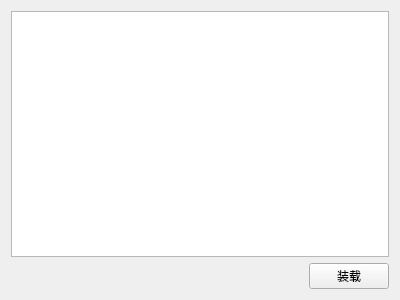
<?xml version="1.0" encoding="UTF-8"?>
<ui version="4.0">
 <class>XYLoadDataWidget</class>
 <widget class="QWidget" name="XYLoadDataWidget">
  <property name="geometry">
   <rect>
    <x>0</x>
    <y>0</y>
    <width>400</width>
    <height>300</height>
   </rect>
  </property>
  <property name="windowTitle">
   <string>装载</string>
  </property>
  <layout class="QGridLayout" name="gridLayout">
   <item row="0" column="0">
    <layout class="QVBoxLayout" name="verticalLayout">
     <item>
      <widget class="QTextEdit" name="textEdit"/>
     </item>
     <item>
      <layout class="QHBoxLayout" name="horizontalLayout">
       <item>
        <spacer name="horizontalSpacer">
         <property name="orientation">
          <enum>Qt::Horizontal</enum>
         </property>
         <property name="sizeHint" stdset="0">
          <size>
           <width>40</width>
           <height>20</height>
          </size>
         </property>
        </spacer>
       </item>
       <item>
        <widget class="QPushButton" name="pushButton">
         <property name="text">
          <string>装载</string>
         </property>
        </widget>
       </item>
      </layout>
     </item>
    </layout>
   </item>
  </layout>
 </widget>
 <resources/>
 <connections/>
</ui>
